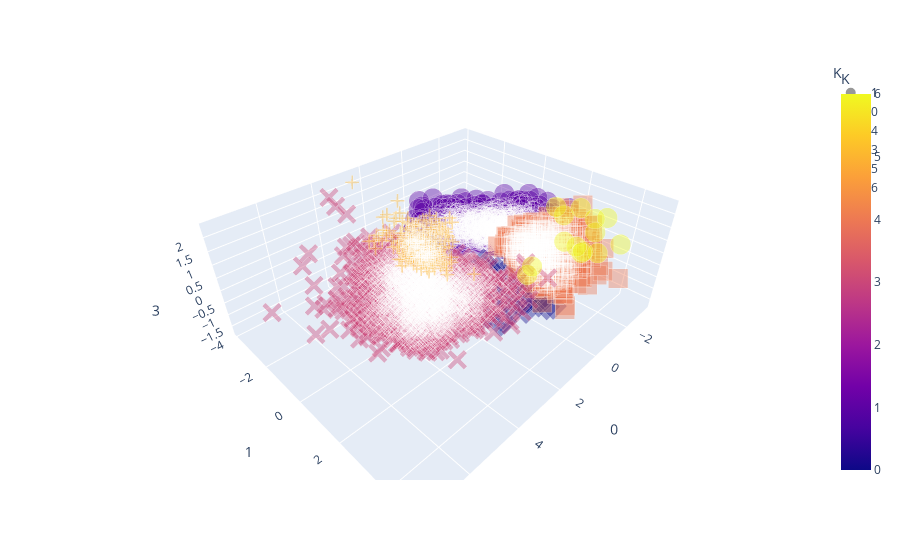

The cell this chart's notebook holds for it:
### Code cell
import plotly.express as px

df = dataEXT.copy()
fig = px.scatter_3d(df, x=0, y=1, z=3,
              color='K', opacity=0.4,size=[1 for i in range(len(df))],symbol='K')
fig.show()

### Figure 1 — Plotly figure (JSON) as saved in the notebook; plotly's stock layout.template omitted (floating-point values rounded to 4 significant figures; data arrays with more than 128 entries replaced by an {"elided": "..."} marker saying what was removed)
{"data": [{"hovertemplate": "K=%{marker.color}<br>0=%{x}<br>1=%{y}<br>3=%{z}<br>size=%{marker.size}<extra></extra>", "legendgroup": "1", "marker": {"color": {"elided": "1379 int values"}, "coloraxis": "coloraxis", "opacity": 0.4, "size": {"elided": "1379 int values"}, "sizemode": "area", "sizeref": 0.0025, "symbol": "circle"}, "mode": "markers", "name": "1", "scene": "scene", "showlegend": true, "type": "scatter3d", "x": {"elided": "1379 float values"}, "y": {"elided": "1379 float values"}, "z": {"elided": "1379 float values"}}, {"hovertemplate": "K=%{marker.color}<br>0=%{x}<br>1=%{y}<br>3=%{z}<br>size=%{marker.size}<extra></extra>", "legendgroup": "0", "marker": {"color": {"elided": "156 int values"}, "coloraxis": "coloraxis", "opacity": 0.4, "size": {"elided": "156 int values"}, "sizemode": "area", "sizeref": 0.0025, "symbol": "diamond"}, "mode": "markers", "name": "0", "scene": "scene", "showlegend": true, "type": "scatter3d", "x": {"elided": "156 float values"}, "y": {"elided": "156 float values"}, "z": {"elided": "156 float values"}}, {"hovertemplate": "K=%{marker.color}<br>0=%{x}<br>1=%{y}<br>3=%{z}<br>size=%{marker.size}<extra></extra>", "legendgroup": "4", "marker": {"color": {"elided": "783 int values"}, "coloraxis": "coloraxis", "opacity": 0.4, "size": {"elided": "783 int values"}, "sizemode": "area", "sizeref": 0.0025, "symbol": "square"}, "mode": "markers", "name": "4", "scene": "scene", "showlegend": true, "type": "scatter3d", "x": {"elided": "783 float values"}, "y": {"elided": "783 float values"}, "z": {"elided": "783 float values"}}, {"hovertemplate": "K=%{marker.color}<br>0=%{x}<br>1=%{y}<br>3=%{z}<br>size=%{marker.size}<extra></extra>", "legendgroup": "3", "marker": {"color": {"elided": "1803 int values"}, "coloraxis": "coloraxis", "opacity": 0.4, "size": {"elided": "1803 int values"}, "sizemode": "area", "sizeref": 0.0025, "symbol": "x"}, "mode": "markers", "name": "3", "scene": "scene", "showlegend": true, "type": "scatter3d", "x": {"elided": "1803 float values"}, "y": {"elided": "1803 float values"}, "z": {"elided": "1803 float values"}}, {"hovertemplate": "K=%{marker.color}<br>0=%{x}<br>1=%{y}<br>3=%{z}<br>size=%{marker.size}<extra></extra>", "legendgroup": "5", "marker": {"color": {"elided": "279 int values"}, "coloraxis": "coloraxis", "opacity": 0.4, "size": {"elided": "279 int values"}, "sizemode": "area", "sizeref": 0.0025, "symbol": "cross"}, "mode": "markers", "name": "5", "scene": "scene", "showlegend": true, "type": "scatter3d", "x": {"elided": "279 float values"}, "y": {"elided": "279 float values"}, "z": {"elided": "279 float values"}}, {"hovertemplate": "K=%{marker.color}<br>0=%{x}<br>1=%{y}<br>3=%{z}<br>size=%{marker.size}<extra></extra>", "legendgroup": "6", "marker": {"color": [6, 6, 6, 6, 6, 6, 6, 6, 6, 6, 6, 6, 6, 6], "coloraxis": "coloraxis", "opacity": 0.4, "size": [1, 1, 1, 1, 1, 1, 1, 1, 1, 1, 1, 1, 1, 1], "sizemode": "area", "sizeref": 0.0025, "symbol": "circle"}, "mode": "markers", "name": "6", "scene": "scene", "showlegend": true, "type": "scatter3d", "x": [-1.336, -1.912, -2.188, -0.593, -1.643, -2.598, -2.166, -1.543, 0.2393, 0.1309, 0.1117, 1.058, -0.5264, -0.6377], "y": [4.53, 2.076, 2.521, 3.668, 3.374, 1.305, 3.536, 3.525, 3.908, 2.383, 3.416, 2.863, 4.232, 3.689], "z": [1.565, 1.399, 1.745, 1.198, 1.884, 1.172, 1.775, 1.489, 1.916, 0.4011, 1.816, 0.7825, 1.485, 1.242]}], "layout": {"coloraxis": {"colorbar": {"title": {"text": "K"}}, "colorscale": [[0, "#0d0887"], [0.1111, "#46039f"], [0.2222, "#7201a8"], [0.3333, "#9c179e"], [0.4444, "#bd3786"], [0.5556, "#d8576b"], [0.6667, "#ed7953"], [0.7778, "#fb9f3a"], [0.8889, "#fdca26"], [1, "#f0f921"]]}, "legend": {"itemsizing": "constant", "title": {"text": "K"}, "tracegroupgap": 0}, "margin": {"t": 60}, "scene": {"domain": {"x": [0, 1], "y": [0, 1]}, "xaxis": {"title": {"text": "0"}}, "yaxis": {"title": {"text": "1"}}, "zaxis": {"title": {"text": "3"}}}}}
